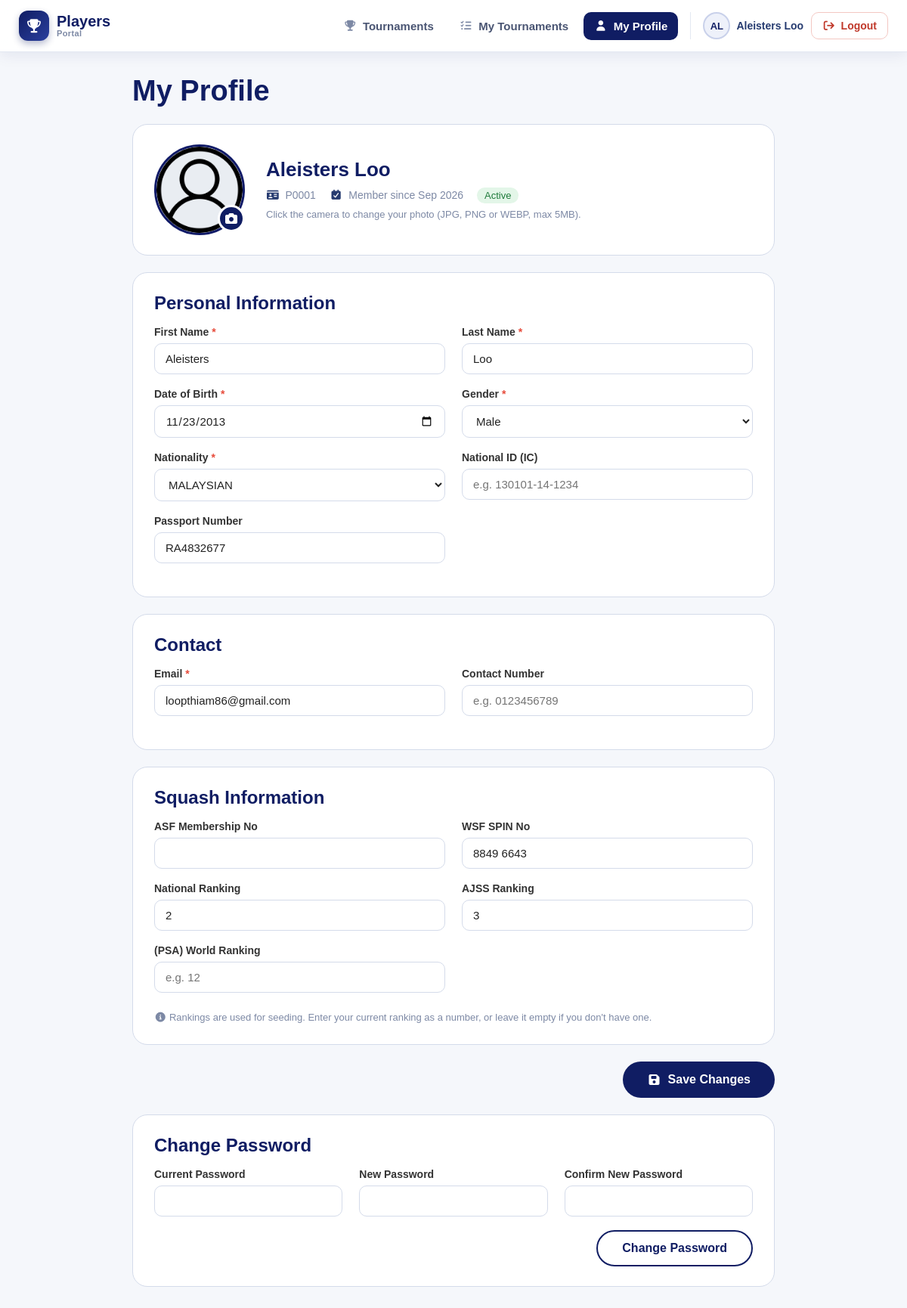
/player/my_profile.php (signed in), run on the app's committed database.
### tables this page shows
CREATE TABLE `players` (
  `playerID` varchar(255) NOT NULL COMMENT 'Player ID',
  `player_email` varchar(255) DEFAULT NULL COMMENT 'Email',
  `player_password` varchar(50) NOT NULL COMMENT 'Player Password',
  `player_full_name` varchar(255) NOT NULL COMMENT 'Full Name',
  `player_first_name` varchar(255) NOT NULL COMMENT 'First Name',
  `player_last_name` varchar(255) NOT NULL COMMENT 'Last Name',
  `player_nationalid` varchar(255) DEFAULT NULL COMMENT 'IC',
  `player_passport` varchar(255) NOT NULL COMMENT 'Passport',
  `player_dob` date NOT NULL COMMENT 'Date of Birth',
  `player_gender` varchar(10) NOT NULL COMMENT 'Gender',
  `player_nationality` varchar(255) NOT NULL COMMENT 'Nationality',
  `player_contact` varchar(50) NOT NULL COMMENT 'Contact Number',
  `player_register` timestamp NOT NULL DEFAULT current_timestamp() COMMENT 'Registration Date',
  `asf_member_no` varchar(255) DEFAULT NULL COMMENT 'ASF Membership No',
  `spin_number` varchar(255) DEFAULT NULL COMMENT 'WSF Spin No',
  `national_ranking` varchar(255) DEFAULT NULL COMMENT 'National Ranking',
  `ajss_ranking` varchar(255) NOT NULL COMMENT 'AJSS Ranking',
  `world_ranking` varchar(255) NOT NULL COMMENT 'World Ranking',
  `player_status` varchar(7) NOT NULL COMMENT 'Status',
  `player_active` enum('active','inactive') NOT NULL DEFAULT 'active' COMMENT 'Active Status',
  `player_profile` varchar(255) DEFAULT NULL COMMENT 'Profile Picture'
);

### player/player_functions.php (called while the page is built, shortened)
<?php
$playerID = $_SESSION["userid"];
function getPlayer($conn, $playerID)
{
    $stmt = $conn->prepare("SELECT * FROM players WHERE playerID = ?");
    $stmt->bind_param("s", $playerID);
    $stmt->execute();
    $player = $stmt->get_result()->fetch_assoc();
    return $player;
}

### player/my_profile.php (the view, shortened to what this page needs)
<?php
require_once "player_functions.php";
$player = getPlayer($conn, $playerID);
$nationalities = [
    'Afghan', 'Albanian', 'Algerian', 'American', 'Australian', 'Bangladeshi',
    'British', 'Bruneian', 'Cambodian', 'Canadian', 'Chinese', 'Egyptian',
    'Filipino', 'French', 'German', 'Hong Konger', 'Indian', 'Indonesian',
    'Japanese', 'Korean', 'Macanese', 'Malaysian', 'Myanmar', 'Nepalese',
    'New Zealander', 'Pakistani', 'Singaporean', 'Sri Lankan', 'Taiwanese',
    'Thai', 'Vietnamese'
];
$nationalities = array_map('strtoupper', $nationalities);
$currentNationality = strtoupper(trim($player['player_nationality'] ?? ''));
$nationalityMatch = null;
foreach ($nationalities as $nationality) {
    if (strcasecmp($nationality, $currentNationality) === 0) {
        $nationalityMatch = $nationality;
    }
}
$form = $player;
$form['player_nationality'] = $nationalityMatch ?? '';
$photoSrc = !empty($player['player_profile']) ? $player['player_profile'] : '../admin/assets/user.png';
$dobValue = '';
if (!empty($form['player_dob']) && strtotime($form['player_dob']) > 0) {
    $dobValue = date('Y-m-d', strtotime($form['player_dob']));
}
function value($form, $key)
{
    return htmlspecialchars((string) ($form[$key] ?? ''));
}
?>
<!DOCTYPE html>
<html lang="en">
<head>
    <link rel="stylesheet" href="https://cdnjs.cloudflare.com/ajax/libs/font-awesome/7.0.1/css/all.min.css" />
    <link rel="stylesheet" href="./assets/css/navbar.css?v=<?= filemtime(__DIR__ . '/assets/css/navbar.css') ?>" type="text/css" />
    <link rel="stylesheet" href="./assets/css/tournament_details.css?v=<?= filemtime(__DIR__ . '/assets/css/tournament_details.css') ?>" type="text/css" />
    <link rel="stylesheet" href="./assets/css/my_profile.css?v=<?= filemtime(__DIR__ . '/assets/css/my_profile.css') ?>" type="text/css" />
</head>
<body>
    <?php include "player_navbar.php"; ?>
    <main class="container profile-container">
        <h1 class="profile-heading">My Profile</h1>
        <form method="POST" action="my_profile.php" enctype="multipart/form-data" id="profileForm">
            <section class="card profile-header">
                <div class="avatar-wrapper">
                    <img
                        src="<?= htmlspecialchars($photoSrc) ?>"
                        alt="Profile photo"
                        class="avatar"
                        id="avatarPreview"
                    >
                    <label for="player_profile" class="avatar-btn" title="Change photo">
                        <i class="fa-solid fa-camera"></i>
                    </label>
                </div>
                <div class="profile-identity">
                    <h2><?= htmlspecialchars(trim($player['player_full_name']) ?: $player['player_first_name'] . ' ' . $player['player_last_name']) ?></h2>
                    <div class="identity-meta">
                        <span><i class="fa-solid fa-id-card"></i> <?= htmlspecialchars($player['playerID']) ?></span>
                        <?php if (!empty($player['player_register'])): ?>
                            <span>
                                <i class="fa-solid fa-calendar-check"></i>
                                Member since <?= date("M Y", strtotime($player['player_register'])) ?>
                            </span>
                        <?php endif; ?>
                        <span class="status <?= strtolower($player['player_active'] ?? '') === 'active' ? 'status-good' : 'status-bad' ?>">
                            <?= htmlspecialchars(ucfirst($player['player_active'] ?: 'inactive')) ?>
                        </span>
                    </div>
                    <small class="hint">Click the camera to change your photo (JPG, PNG or WEBP, max 5MB).</small>
                </div>
            </section>
            <section class="card profile-section">
                <h2>Personal Information</h2>
                <div class="form-grid">
                    <div class="form-group">
                        <label for="player_first_name">First Name <span class="required">*</span></label>
                        <input type="text" id="player_first_name" name="player_first_name" maxlength="255" value="<?= value($form, 'player_first_name') ?>" required>
                    </div>
                    <div class="form-group">
                        <label for="player_last_name">Last Name <span class="required">*</span></label>
                        <input type="text" id="player_last_name" name="player_last_name" maxlength="255" value="<?= value($form, 'player_last_name') ?>" required>
                    </div>
                    <div class="form-group">
                        <label for="player_dob">Date of Birth <span class="required">*</span></label>
                        <input type="date" id="player_dob" name="player_dob" value="<?= htmlspecialchars($dobValue) ?>" max="<?= date('Y-m-d') ?>" required>
                    </div>
                    <div class="form-group">
                        <label for="player_gender">Gender <span class="required">*</span></label>
                        <select id="player_gender" name="player_gender" required>
                            <option value="Male" <?= ($form['player_gender'] ?? '') === 'Male' ? 'selected' : '' ?>>Male</option>
                        </select>
                    </div>
                    <div class="form-group">
                        <label for="player_nationality">Nationality <span class="required">*</span></label>
                        <select id="player_nationality" name="player_nationality" required>
                            <?php foreach ($nationalities as $nationality): ?>
                                <option
                                    value="<?= htmlspecialchars($nationality) ?>"
                                    <?= ($form['player_nationality'] ?? '') === $nationality ? 'selected' : '' ?>
                                >
                                    <?= htmlspecialchars($nationality) ?>
                                </option>
                            <?php endforeach; ?>
                        </select>
                    </div>
                    <div class="form-group">
                        <label for="player_nationalid">National ID (IC)</label>
                        <input type="text" id="player_nationalid" name="player_nationalid" maxlength="255" value="<?= value($form, 'player_nationalid') ?>" placeholder="e.g. 130101-14-1234">
                    </div>
                    <div class="form-group">
                        <label for="player_passport">Passport Number</label>
                        <input type="text" id="player_passport" name="player_passport" maxlength="255" value="<?= value($form, 'player_passport') ?>">
                    </div>
                </div>
            </section>
            <section class="card profile-section">
                <h2>Contact</h2>
                <div class="form-grid">
                    <div class="form-group">
                        <label for="player_email">Email <span class="required">*</span></label>
                        <input type="email" id="player_email" name="player_email" maxlength="255" value="<?= value($form, 'player_email') ?>" required>
                    </div>
                    <div class="form-group">
                        <label for="player_contact">Contact Number</label>
                        <input type="tel" id="player_contact" name="player_contact" maxlength="50" value="<?= value($form, 'player_contact') ?>" placeholder="e.g. 0123456789">
                    </div>
                </div>
            </section>
            <section class="card profile-section">
                <h2>Squash Information</h2>
                <div class="form-grid">
                    <div class="form-group">
                        <label for="asf_member_no">ASF Membership No</label>
                        <input type="text" id="asf_member_no" name="asf_member_no" maxlength="255" value="<?= value($form, 'asf_member_no') ?>">
                    </div>
                    <div class="form-group">
                        <label for="spin_number">WSF SPIN No</label>
                        <input type="text" id="spin_number" name="spin_number" maxlength="255" value="<?= value($form, 'spin_number') ?>">
                    </div>
                    <div class="form-group">
                        <label for="national_ranking">National Ranking</label>
                        <input type="text" id="national_ranking" name="national_ranking" inputmode="numeric" pattern="[1-9][0-9]{0,5}" maxlength="6" placeholder="e.g. 12" title="A whole number, e.g. 12" value="<?= value($form, 'national_ranking') ?>">
                    </div>
                    <div class="form-group">
                        <label for="ajss_ranking">AJSS Ranking</label>
                        <input type="text" id="ajss_ranking" name="ajss_ranking" inputmode="numeric" pattern="[1-9][0-9]{0,5}" maxlength="6" placeholder="e.g. 12" title="A whole number, e.g. 12" value="<?= value($form, 'ajss_ranking') ?>">
                    </div>
                    <div class="form-group">
                        <label for="world_ranking">(PSA) World Ranking</label>
                        <input type="text" id="world_ranking" name="world_ranking" inputmode="numeric" pattern="[1-9][0-9]{0,5}" maxlength="6" placeholder="e.g. 12" title="A whole number, e.g. 12" value="<?= value($form, 'world_ranking') ?>">
                    </div>
                </div>
                <p class="hint">
                    <i class="fa-solid fa-circle-info"></i>
                    Rankings are used for seeding. Enter your current ranking as a number, or leave it empty if you don't have one.
                </p>
            </section>
            <div class="profile-actions">
                <button type="submit" class="primary-btn" id="saveBtn">
                    <i class="fa-solid fa-floppy-disk"></i>
                    Save Changes
                </button>
            </div>
        </form>
        <section class="card profile-section" id="password">
            <h2>Change Password</h2>
            <form method="POST" action="my_profile.php#password" id="passwordForm">
                <div class="form-grid three">
                    <div class="form-group">
                        <label for="current_password">Current Password</label>
                        <input type="password" id="current_password" name="current_password" required autocomplete="current-password">
                    </div>
                    <div class="form-group">
                        <label for="new_password">New Password</label>
                        <input type="password" id="new_password" name="new_password" minlength="6" maxlength="50" required autocomplete="new-password">
                    </div>
                    <div class="form-group">
                        <label for="confirm_password">Confirm New Password</label>
                        <input type="password" id="confirm_password" name="confirm_password" minlength="6" maxlength="50" required autocomplete="new-password">
                    </div>
                </div>
                <div class="profile-actions">
                    <button type="submit" class="secondary-btn">
                        Change Password
                    </button>
                </div>
            </form>
        </section>
    </main>
</body>
</html>

### player/assets/css/navbar.css (style rules this page uses)
body { padding: 0; margin: 0; }

### player/assets/css/tournament_details.css (style rules this page uses)
* { margin: 0; padding: 0; box-sizing: border-box; }
body { font-family: Arial, sans-serif; background: #f5f7fb; color: #333; }
.container { max-width: 1200px; margin: 30px auto 60px; padding: 0 25px; }
.card { background: #ffffff; border: 1px solid #d4dbea; border-radius: 20px; padding: 26px 28px; }
.card h2 { font-size: 24px; color: #101d63; margin-bottom: 16px; }
.status { padding: 3px 10px; border-radius: 12px; font-size: 13px !important; }
.status-good { background: #e3f6e8; color: #1e7a3a !important; }
.form-group { margin-bottom: 18px; }
.form-group label { display: block; margin-bottom: 7px; font-size: 14px; font-weight: 600; color: #333; }
.required { color: #e74c3c; }
.form-group input[type="text"], .form-group select, .form-group textarea { width: 100%; padding: 11px 14px; border: 1px solid #d4dbea; border-radius: 10px; background: #fff; color: #222; font-family: inherit; font-size: 15px; outline: none; transition: 0.2s ease; }
.hint { display: block; margin-top: 6px; font-size: 13px; color: #7d89a5; line-height: 1.4; }
.primary-btn, .secondary-btn { display: flex; justify-content: center; align-items: center; gap: 8px; width: 100%; height: 48px; margin-top: 20px; border-radius: 25px; font-family: inherit; font-size: 16px; font-weight: 700; text-decoration: none; cursor: pointer; transition: 0.2s ease; }
.primary-btn { border: none; background: #101d63; color: #fff; }
.secondary-btn { margin-top: 12px; border: 2px solid #101d63; background: #fff; color: #101d63; }

### player/assets/css/my_profile.css (style rules this page uses)
.profile-container { max-width: 900px; }
.profile-heading { font-size: 38px; font-weight: 700; color: #101d63; margin-bottom: 22px; }
.profile-section, .profile-header { margin-bottom: 22px; }
.profile-header { display: flex; align-items: center; gap: 28px; }
.avatar-wrapper { position: relative; flex-shrink: 0; }
.avatar { width: 120px; height: 120px; border-radius: 50%; object-fit: cover; border: 3px solid #111b68; background: #e9edf2; display: block; }
.avatar-btn { position: absolute; right: 0; bottom: 4px; display: flex; justify-content: center; align-items: center; width: 36px; height: 36px; border-radius: 50%; border: 3px solid #fff; background: #101d63; color: #fff; cursor: pointer; transition: 0.2s ease; }
.profile-identity { min-width: 0; }
.profile-identity h2 { font-size: 26px; color: #101d63; margin-bottom: 8px; overflow-wrap: anywhere; }
.identity-meta { display: flex; flex-wrap: wrap; align-items: center; gap: 8px 18px; font-size: 14px; color: #7d89a5; }
.identity-meta i { color: #263b70; margin-right: 4px; }
.form-grid { display: grid; grid-template-columns: repeat(2, minmax(0, 1fr)); gap: 0 22px; }
.form-grid.three { grid-template-columns: repeat(3, minmax(0, 1fr)); }
.form-group input[type="email"], .form-group input[type="tel"], .form-group input[type="date"], .form-group input[type="password"] { width: 100%; padding: 11px 14px; border: 1px solid #d4dbea; border-radius: 10px; background: #fff; color: #222; font-family: inherit; font-size: 15px; outline: none; transition: 0.2s ease; }
.profile-actions { display: flex; justify-content: flex-end; margin-bottom: 22px; }
.profile-section .profile-actions { margin-bottom: 0; }
.profile-actions .primary-btn, .profile-actions .secondary-btn { width: auto; padding: 0 32px; margin-top: 0; }

### data on the page
players: player_full_name "Aleisters Loo", playerID "P0001", player_register "Sep 2026", player_active "Active", player_first_name "Aleisters", player_last_name "Loo", player_dob "11/23/2013", player_gender "Male", player_nationality "MALAYSIAN", player_passport "RA4832677", player_email "loopthiam86@gmail.com", spin_number "8849 6643", national_ranking "2", ajss_ranking "3"

### other printed values
$link['label'] "Tournaments"
$link['label'] "My Tournaments"
$link['label'] "My Profile"
$navInitials "AL"
$navName "Aleisters Loo"
